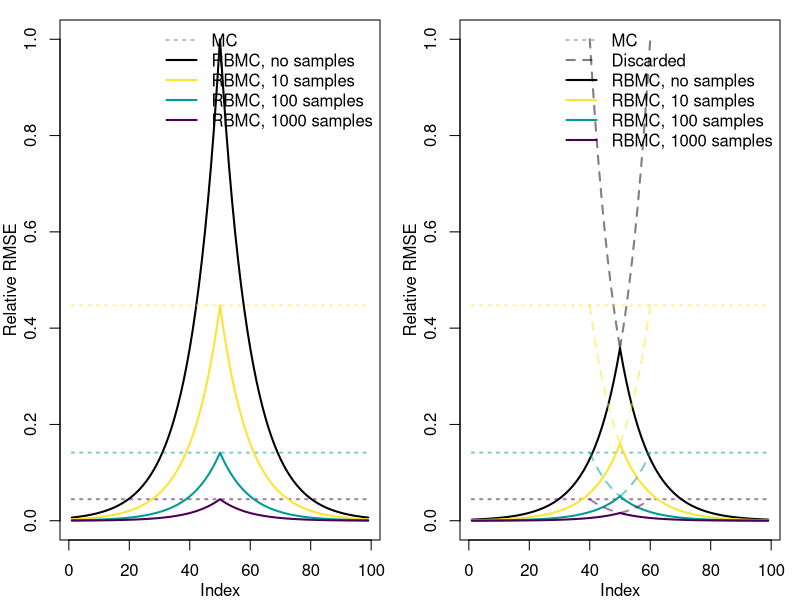

This chart was generated by the following R code:
# suppressWarnings(suppressMessages(library(INLA)))

n = 99
phi = 0.95

A = 1:49
S = 50
B = 51:99
AA = 1:59
SA = 60
BB = 41:99
SB = 40

samples = 10^(1:3)
cols = hcl.colors(3, rev=TRUE)
cols_ = hcl.colors(3, rev=TRUE, alpha=0.5)

pdf("img/fig.var.4.pdf", width = 14, height = 5)
par(mfrow=c(1,2), mar=c(3,3,1,1))

# plot 1
rmse1 = phi^(2*abs((1:n)-S))
plot(rmse1, xlim=c(1,n), ylim=c(0,1), t="l", lwd=2, xlab=NA, ylab=NA)
for(k in seq_along(samples)){
    rmse2 = rep(sqrt(2/samples[k]), length(rmse1))
    lines(rmse2, lwd=2, lty=3, col=cols_[k])
}
for(k in seq_along(samples)){
    rmse3 = rmse1*sqrt(2/samples[k])
    lines(rmse3, lwd=2, lty=1, col=cols[k])
}
title(xlab="Index", ylab="Relative RMSE", line=2)
legend("topright", 
       legend=c("MC", "RBMC, no samples", "RBMC, 10 samples", "RBMC, 100 samples", "RBMC, 1000 samples"), 
       col=c("gray", "black", hcl.colors(3, rev=TRUE)), bty="n",
       lwd=c(2,2,2,2,2), lty=c(3,1,1,1,1))

# plot 2
rmse1_AA = phi^(2*abs(1:S-SA))
rmse1_BB = phi^(2*abs(S:n-SB))
rmse1_SA = phi^(2*abs(S:SA-SA))
rmse1_SB = phi^(2*abs(SB:S-SB))
plot(1:S, rmse1_AA, xlim=c(1,n), ylim=c(0,1), t="l", lwd=2, xlab=NA, ylab=NA)
lines(S:n, rmse1_BB, lwd=2, col=rgb(0,0,0,1))
lines(S:SA, rmse1_SA, lwd=2, lty=2, col=rgb(0,0,0,0.5))
lines(SB:S, rmse1_SB, lwd=2, lty=2, col=rgb(0,0,0,0.5))
for(k in seq_along(samples)){
    rmse2 = rep(sqrt(2/samples[k]), length(rmse1))
    lines(rmse2, lwd=2, lty=3, col=cols_[k])
}
for(k in seq_along(samples)){
    rmse3_AA = rmse1_AA*sqrt(2/samples[k])
    rmse3_BB = rmse1_BB*sqrt(2/samples[k])
    rmse3_SA = rmse1_SA*sqrt(2/samples[k])
    rmse3_SB = rmse1_SB*sqrt(2/samples[k])
    lines(1:S, rmse3_AA, lwd=2, lty=1, col=cols[k])
    lines(S:n, rmse3_BB, lwd=2, lty=1, col=cols[k])
    lines(S:SA, rmse3_SA, lwd=2, lty=2, col=cols_[k])
    lines(SB:S, rmse3_SB, lwd=2, lty=2, col=cols_[k])
}
title(xlab="Index", ylab="Relative RMSE", line=2)
legend("topright", 
       legend=c("MC", "Discarded", "RBMC, no samples", "RBMC, 10 samples", "RBMC, 100 samples", "RBMC, 1000 samples"), 
       col=c("gray", rgb(0,0,0,0.5), "black", hcl.colors(3, rev=TRUE)), bty="n",
       lwd=c(2,2,2,2,2,2), lty=c(3,2,1,1,1,1))
dev.off()
